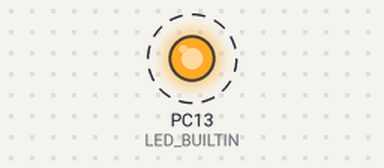
A program run on a simulated STM32 Blue Pill. On the bench: output pins drawn as LEDs (lit = HIGH). Dashed ring = blinking. What the program prints to the serial monitor is not drawn.

Above: at 0.05 s.
Timing chart, 0 to 3.0 s (numbered marks = the images above):
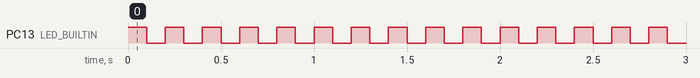

The program:

main.cpp
```cpp
#include "Arduino.h"
#include <STM32FreeRTOS.h>


void taskBlink(void *pvParams){
    while (1) {
        digitalWrite(LED_BUILTIN,HIGH);
        vTaskDelay(100/portTICK_PERIOD_MS);
        digitalWrite(LED_BUILTIN,LOW);
        vTaskDelay(100/portTICK_PERIOD_MS);
    }
}

void taskSerial(void *pvParams){
    while (1) {
        Serial.println("Serial OK");
        vTaskDelay(100/portTICK_PERIOD_MS);
    }
}

void setup(void){
    Serial.begin(115200);

    pinMode(LED_BUILTIN,OUTPUT);

    xTaskCreate(taskBlink,
        "Blink",
        configMINIMAL_STACK_SIZE,
        NULL,
        tskIDLE_PRIORITY+1,
        NULL);

    xTaskCreate(taskSerial,
        "Serial",
        configMINIMAL_STACK_SIZE,
        NULL,
        tskIDLE_PRIORITY+2,
        NULL);

    vTaskStartScheduler();
}

void loop(void){
    // should be empty for Arduino FreeRTOS
}
```

Measured:
- by itself, PC13 (LED_BUILTIN): alternates HIGH for 0.10 s and LOW for 0.10 s
